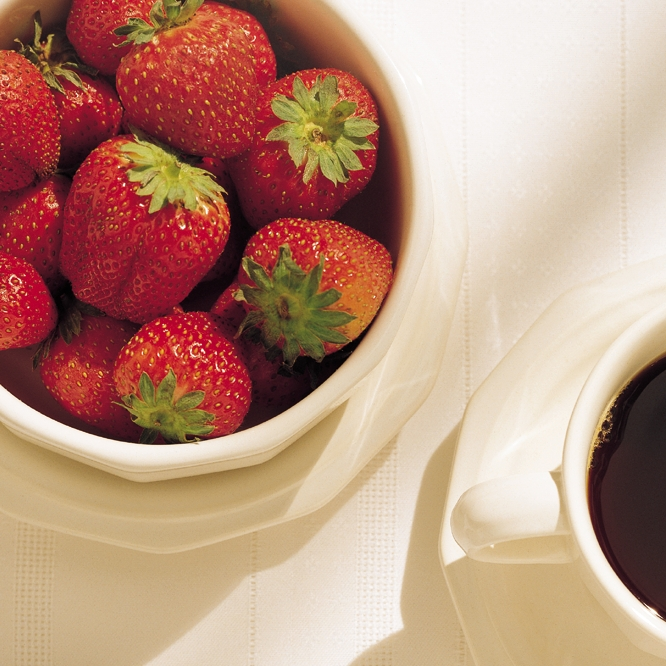
#> input picture HW3 (Color Model)/image.jpg, 666 x 666 px
$ jupyter execute 0860814.ipynb   (older library calls are emulated)
#> lines starting #> are read from the running program, lines starting #| are printed output that depends on the picture
[cell 1]
import cv2
import numpy as np
import matplotlib.pyplot as plt
import math
# import the libraby you need here

[cell 2]
rgbimg = cv2.cvtColor(cv2.imread("image.jpg",cv2.IMREAD_COLOR), cv2.COLOR_BGR2RGB)
plt.figure()
plt.imshow(rgbimg)
rgbimg.dtype

[cell 3]
#  show each components in different color models
def rgb2hsi(rgbimg):
    # convert rgb images to hsi images
    #Load image with 32 bit floats as variable type
    # Hint: Normalize Hue value to [0,255] for demonstration purpose.
    rgb=np.divide(rgbimg,255)
    h = []
    s = []
    i = []

    for height in range (rgbimg.shape[0]):
        for width in range (rgbimg.shape[1]):
            r=rgb[width,height,0]
            g=rgb[width,height,1]
            b=rgb[width,height,2]

            theta= math.degrees(math.acos(0.5*((r-g)+(r-b))/(((r-g)**2)+((r-b)*(g-b)))**0.5)+1e-10) # add a small value (1e-10) to avoid NaN condition

            if (b<=g):
                Hue=theta
            elif (b>g):
                Hue=360-theta

            Saturation=1-((3/(r+g+b))*min(r,g,b))

            Intensity=(r+g+b)/3

            h.append(Hue)
            s.append(Saturation)
            i.append(Intensity)
#> after the loop, h = 443556 items; i = 443556 items; s = 443556 items
    h=np.reshape(np.asarray(h),(rgbimg.shape[0],rgbimg.shape[1]))
    s=np.reshape(np.asarray(s),(rgbimg.shape[0],rgbimg.shape[1]))
    i=np.reshape(np.asarray(i),(rgbimg.shape[0],rgbimg.shape[1]))
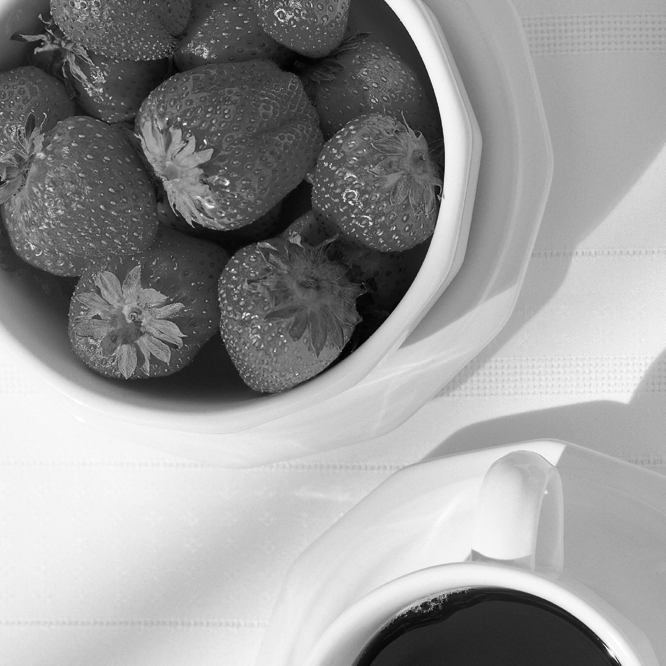
#> i: shape (666, 666) float64; min 0.00523, max 1, mean 0.599
    return h,s,i

def hsi2rgb(hsiimg):
    r=[]
    g=[]
    b=[]
    for height in range (hsiimg.shape[0]):
        for width in range (hsiimg.shape[1]):
            h=hsiimg[width,height,0]
            s=hsiimg[width,height,1]
            i=hsiimg[width,height,2]

            if(0<h<=120):
                B=(1-s)/3
                R=(1+((s*math.cos(math.radians(h)))/math.cos(math.radians(60-h))))/3
                G=1-(R+B)

                R=R*3*i
                G=G*3*i
                B=B*3*i

            elif(120<h<=240):
                h=h-120
                R=(1-s)/3
                G=(1+((s*math.cos(math.radians(h)))/math.cos(math.radians(60-h))))/3
                B=1-(R+G)

                R=R*3*i
                G=G*3*i
                B=B*3*i

            elif(240<h<=360):
                h=h-240
                G=(1-s)/3
                B=(1+((s*math.cos(math.radians(h)))/math.cos(math.radians(60-h))))/3
                R=1-(B+G)

                R=R*3*i
                G=G*3*i
                B=B*3*i

            r.append(R)
            g.append(G)
            b.append(B)

    r=np.reshape(np.asarray(r),(hsiimg.shape[0],hsiimg.shape[1]))
    g=np.reshape(np.asarray(g),(hsiimg.shape[0],hsiimg.shape[1]))
    b=np.reshape(np.asarray(b),(hsiimg.shape[0],hsiimg.shape[1]))

    return r,g,b


# rgb2hsi
h,s,i = rgb2hsi(rgbimg)
# show the result
plt.figure(figsize = (15,10))
plt.subplot(1,3,1)
plt.imshow(h,cmap='gray')
plt.subplot(1,3,2)
plt.imshow(s,cmap='gray')
plt.subplot(1,3,3)
plt.imshow(i,cmap='gray')

# construct hsi images
hsiimg = np.zeros((rgbimg.shape[0],rgbimg.shape[1],3))
hsiimg[:,:,0] = h
#> hsiimg: shape (666, 666, 3) float64; 0.01% of the values are NaN or infinite; the others: min 0, max 359.7, mean 32.29
hsiimg[:,:,1] = s
#> hsiimg: shape (666, 666, 3) float64; 0.01% of the values are NaN or infinite; the others: min 0, max 359.7, mean 32.38
hsiimg[:,:,2] = i
#> hsiimg: shape (666, 666, 3) float64; 0.01% of the values are NaN or infinite; the others: min 0, max 359.7, mean 32.58

# hsi2rgb
r,g,b = hsi2rgb(hsiimg)
#> in hsi2rgb, `b=np.reshape(np.asarray(b),(hsiimg.shape[0],hsiimg.shape[1]))`:
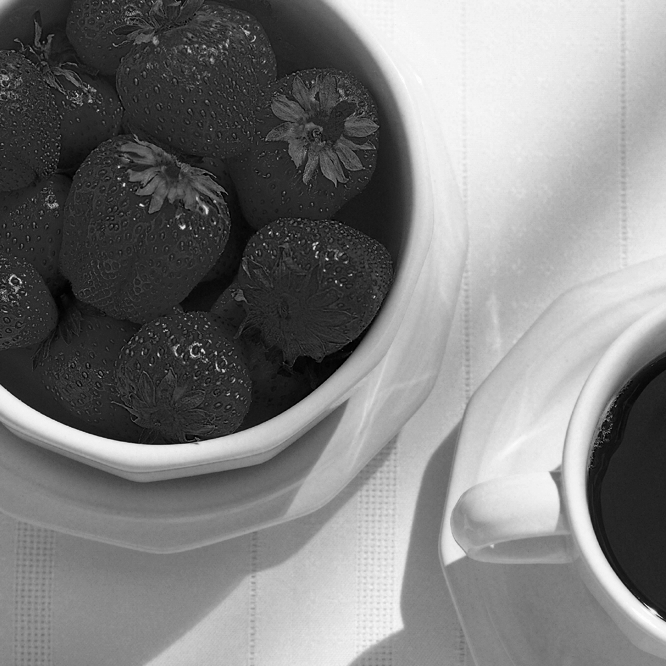
#> b: shape (666, 666) float64; min 0, max 1, mean 0.496
# show the result
plt.figure(figsize = (15,10))
plt.subplot(1,3,1)
plt.imshow(r,cmap='gray')
plt.subplot(1,3,2)
plt.imshow(g,cmap='gray')
plt.subplot(1,3,3)
plt.imshow(b,cmap='gray')

### Question 1

Q:  We can actually find discontinuity in hue(H) component of the image that is hard to interpret.
    In this case, it is especially apparent around the strawberries, which are depicted in gray level values near both black       and white.
    Why is that?

A: Because hue is a circular quantity,Discontinuity occurs at the point where the rotation angle of the theta in the HSI color space is between an angle of 360 and 0. In our image, the object of strawberries are red that's why the discontinuity only appears in that object.

[cell 4]
# histogram equalization

def histeq_calculation(im,nbr_bins=256):
#> called with nbr_bins = 256
    imhist,bins = np.histogram(im.flatten(),nbr_bins,normed=True)
#> imhist = 256 values, max 3.58 at index 245, min 0.00928 at index 0, mean 1.01; bins = 257 values from 0.00523 to 1
    cdf = imhist.cumsum()
#> cdf = 256 values from 0.00928 to 257.3
    cdf = 1 * cdf / cdf[-1] # normalize (value component max is 1.0)
#> cdf = 256 values from 3.61e-05 to 1

    # use linear interpolation of cdf to find new pixel values
    im2 = np.interp(im.flatten(),bins[:-1],cdf)
    im_hist = im2.reshape(im.shape)
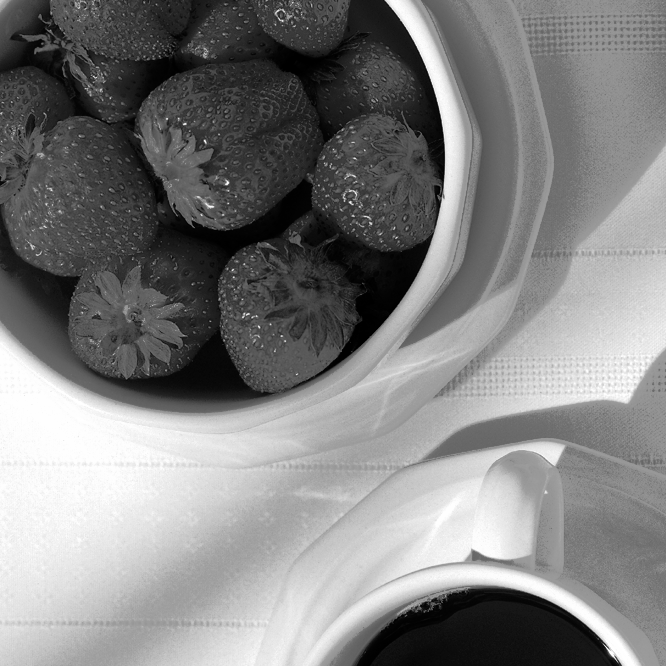
#> im_hist: shape (666, 666) float64; min 3.61e-05, max 1, mean 0.506
    return im_hist, cdf

def histogram_equalization(input):
    #pick only the intensity to equalize
    input[:,:,2], cdf = histeq_calculation(input[:,:,2])
#> cdf = 256 values from 3.61e-05 to 1
#> input: shape (666, 666, 3) float64; 0.01% of the values are NaN or infinite; the others: min 0, max 359.7, mean 32.55
    r,g,b = hsi2rgb(input)
    heimage = np.zeros((rgbimg.shape[0],rgbimg.shape[1],3))
    heimage[:,:,0] = r
    heimage[:,:,1] = g
    heimage[:,:,2] = b
    return heimage,input

heimage,heimagehsi = histogram_equalization(hsiimg) #choose the color model you want to use as input here (rgbimg or hsiimg)
fig,ax = plt.subplots(1,2,figsize=(20,5))
ax[0].hist(rgbimg.ravel(), bins=256, alpha = 0.5, color = 'g')
ax[0].set_title('Histogram before equalization')
ax[1].hist(heimage.ravel(), bins=256, alpha = 0.5, color = 'r')
ax[1].set_title('Histogram after equalization')
plt.show()
#> figure, not shown here; panel 1: tallest bar 16082 high, from x = 242.1 to 243; panel 2: tallest bar 12372 high, from x = 0.0483 to 0.0523

plt.figure(figsize = (15,10))
plt.subplot(1,3,1)
plt.imshow(heimage)
plt.title("Histogram Equalized Image")
plt.subplot(1,3,2)
plt.imshow(heimagehsi)
plt.title("HSI Image as Color Model")
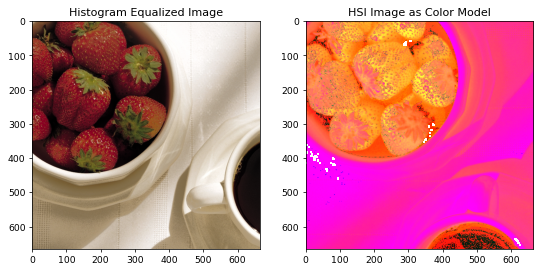
#> figure drawn by matplotlib, 2 panels

### Question 2

Q: which color model do you use? Briefly explain the reason why.

A:  Histogram equalization is a technique for adjusting image intensities to enhance contrast. While enhancing the intensity or saturation component for high-quality color image enhancement, keeping the hue component unchanged is important; thus, perceptual color models such as HSI, HSL and HSV were used.  For general hue-preserving color image enhancement, then the intensity or saturation component is enhanced, but the hue component remains unaltered. And also histogram equalization will work the best when applied to images with much higher color depth than palette size, like continuous data or 16-bit gray-scale images. So thats why color histogram equalization can be achieved by converting a RGB image into HSV/HSI image and enhancing the Intensity while preserving hue and saturation components.

[cell 5]
# converting noisy RGB images HSI
gaussian = np.random.normal(0, 28, (rgbimg.shape[0],rgbimg.shape[1],3))
noisy_rgb = rgbimg + gaussian
(r, g, b) = cv2.split(noisy_rgb)
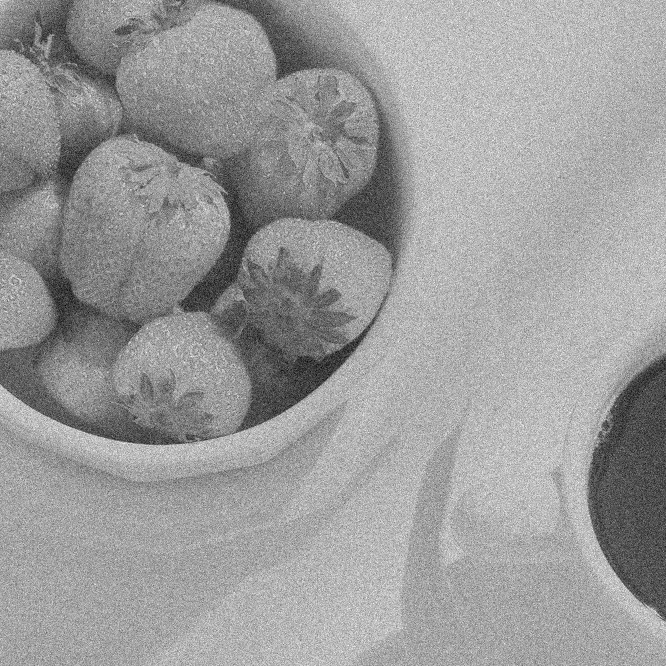
#> r: shape (666, 666) float64; min -92.71, max 364.2, mean 186.2; drawn with min black and max white
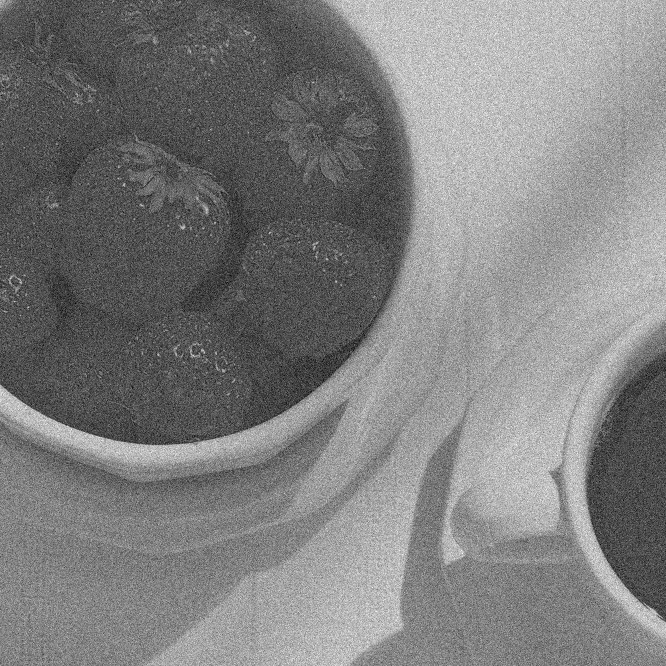
#> b: shape (666, 666) float64; min -100.1, max 353.9, mean 126.4; drawn with min black and max white
plt.figure(figsize = (15,10))
plt.subplot(1,3,1)
plt.imshow(r,cmap='gray')
plt.subplot(1,3,2)
plt.imshow(g,cmap='gray')
plt.subplot(1,3,3)
plt.imshow(b,cmap='gray')

noisy_rgb = noisy_rgb.astype('uint8') # I change the data type of noisy rgb so that it can displays the HSI channels clearly
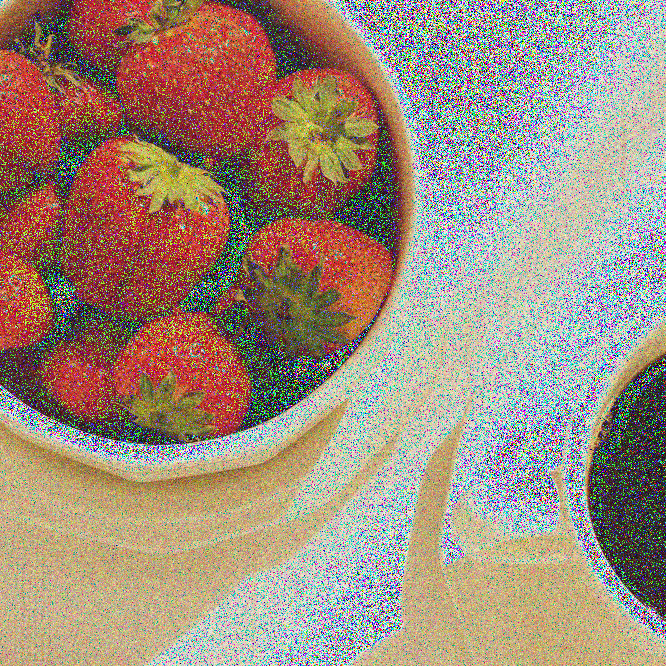
#> noisy_rgb: shape (666, 666, 3); mean R, G, B 160.4, 141.1, 124
noisy_h,noisy_s,noisy_i = rgb2hsi(noisy_rgb)
#> in rgb2hsi (call 2), `h=np.reshape(np.asarray(h),(rgbimg.shape[0],rgbimg.shape[1]))`:
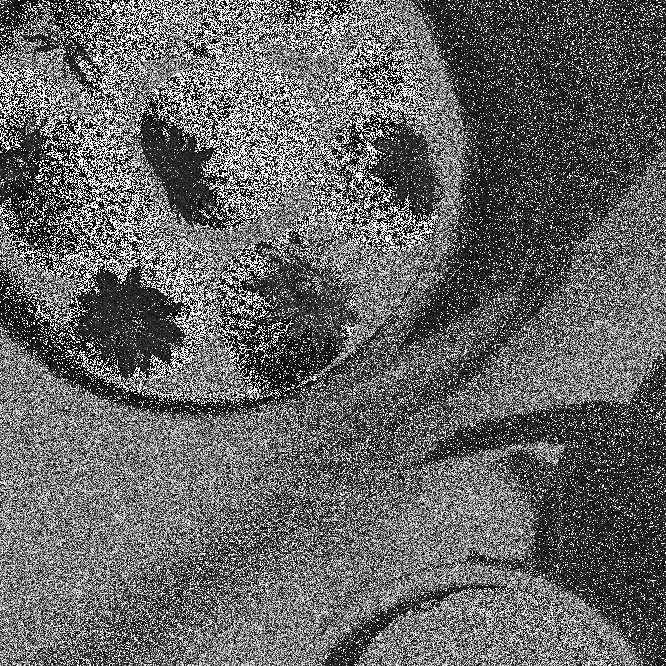
#> h: shape (666, 666) float64; 0.01% of the values are NaN or infinite; the others: min 5.73e-09, max 359.8, mean 143.6; drawn with min black, max white, NaN and infinite black
#> in rgb2hsi (call 2), `s=np.reshape(np.asarray(s),(rgbimg.shape[0],rgbimg.shape[1]))`:
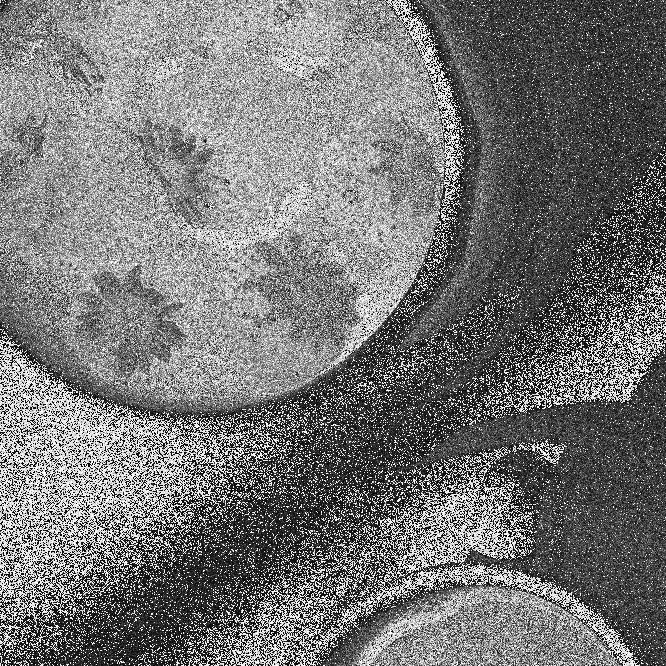
#> s: shape (666, 666) float64; min -2.22e-16, max 1, mean 0.462; drawn with min black and max white
#> in rgb2hsi (call 2), `i=np.reshape(np.asarray(i),(rgbimg.shape[0],rgbimg.shape[1]))`:
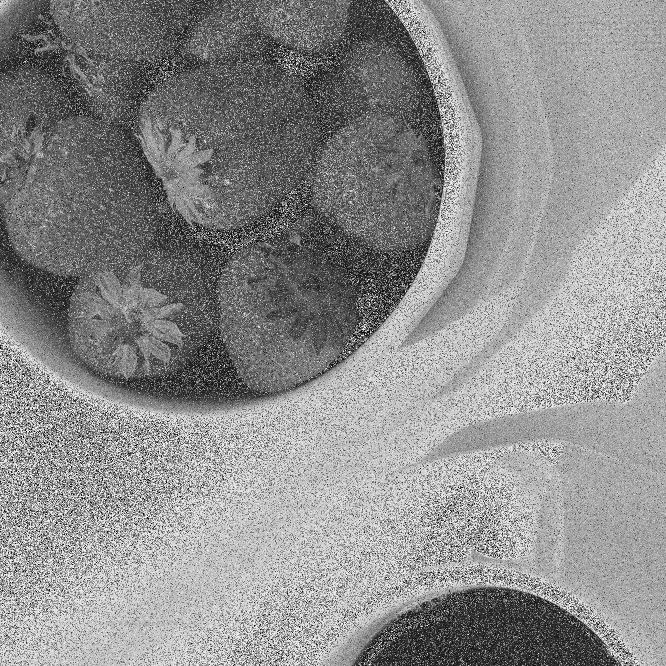
#> i: shape (666, 666) float64; min 0.00261, max 1, mean 0.556
plt.figure(figsize = (15,10))
plt.subplot(1,3,1)
plt.imshow(noisy_h,cmap='gray')
plt.subplot(1,3,2)
plt.imshow(noisy_s,cmap='gray')
plt.subplot(1,3,3)
plt.imshow(noisy_i,cmap='gray')
